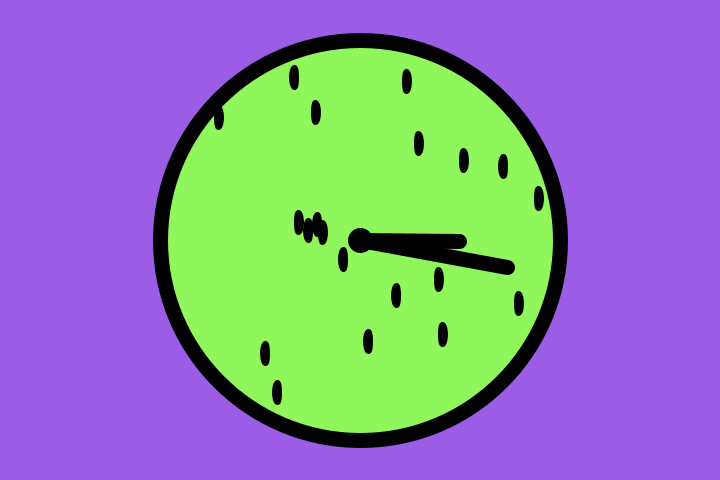
Frame 1 (no input)
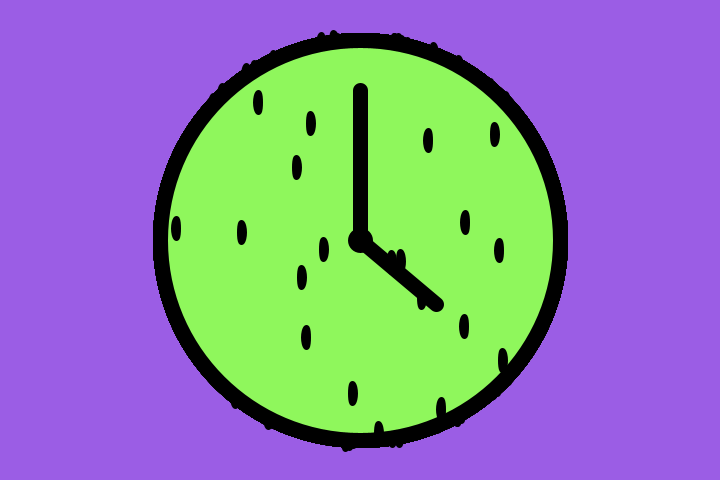
Frame 60 (the mouse pressed at the canvas centre just before this capture)
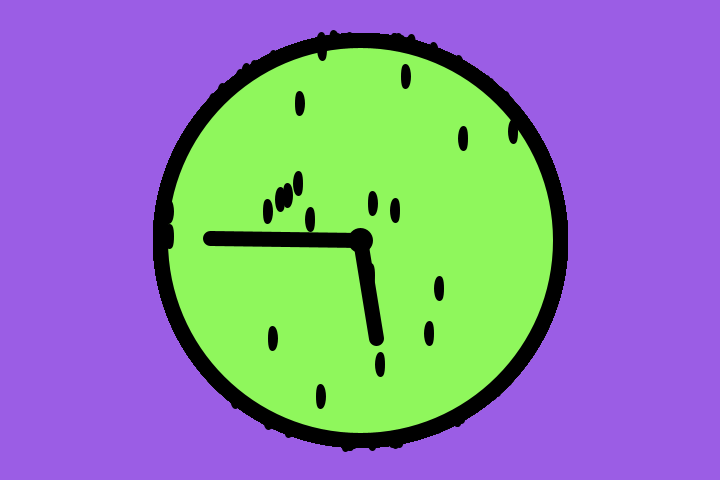
Frame 120 (the mouse held since frame 60 and released just before this capture)

The Processing sketch that drew these frames (run headless with seeded random() and noise(); from frame 60 on, the mouse is pressed at the canvas centre):

// Processing sketch: pattern1
// ── pattern1.pde
void setup() {
  size(720, 480);
  background(#9B5DE5);
  noStroke();
  frameRate(15); // Increase frame rate for smoother animation
}

void draw() {
  float x1 = frameCount * 0.01 * 7 / 6;
  float x2 = frameCount * 0.1 * 110 / 60;
  float clock_h = width / 2;
  float clock_v = height / 2;
  float clockRadius = 200; // Radius of the clock
  
  // Draw clock face
  fill(255);
  strokeWeight(15);
  stroke(0);
  fill(#8FF75C);
  circle(clock_h, clock_v, clockRadius * 2);
  line(clock_h, clock_v, clock_h + 100 * cos(x1), clock_v + 100 * sin(x1));
  line(clock_h, clock_v, clock_h + 150 * cos(x2), clock_v + 150 * sin(x2));
  fill(0);
  circle(clock_h, clock_v, 10);
    strokeWeight(5);
  // Generate and draw raindrops within the circular bounds of the clock face
  for (int i = 0; i < 20; i++) {
    float raindropX, raindropY;
    do {
      raindropX = random(clock_h - clockRadius, clock_h + clockRadius);
      raindropY = random(clock_v - clockRadius, clock_v + clockRadius);
    } while (dist(raindropX, raindropY, clock_h, clock_v) > clockRadius);
    
    fill(0, 0, 255); // Blue color for raindrops
    ellipse(raindropX, raindropY, 5, 20); // Draw an ellipse as a raindrop
  }
}
